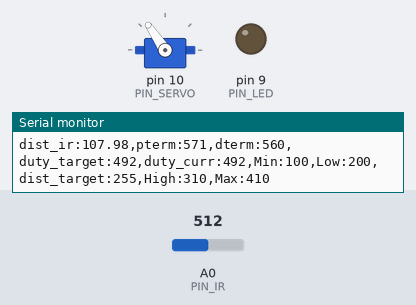
A sketch run on a simulated Arduino Uno, built with avr-gcc and run on an emulated ATmega328P. On the bench: servo, output pins drawn as LEDs (lit = HIGH), the last lines printed to the serial monitor. Inputs (shaded band) come from the test bench; at power-on: A0 (PIN_IR) = 512.

Above: at 1.2 s.
1.3 s: A0 (PIN_IR) set to 245
At 2.6 s:
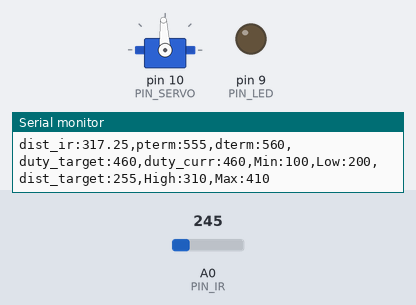
3.1 s: A0 (PIN_IR) set to 265
At 4.0 s:
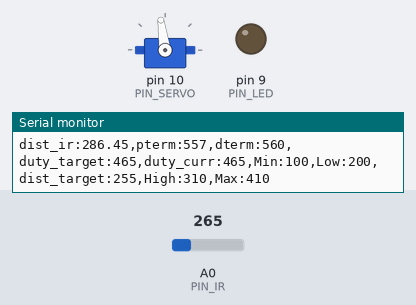
Timing chart, 0 to 6.1 s (numbered marks = the images above; inputs shaded):
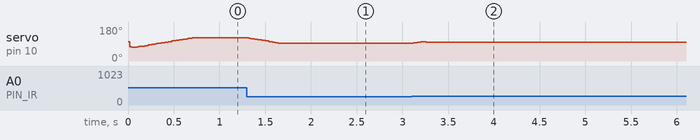

The sketch:

PDControl.ino
```cpp
#include <Servo.h>

/////////////////////////////
// Configurable parameters //
/////////////////////////////

// Arduino pin assignment
#define PIN_LED 9            // [20200000] LED핀 설정
#define PIN_SERVO 10         //[20191979] Servo 핀 설정
#define PIN_IR A0            // [20191979] 적외선 핀(아날로그핀)

// Framework setting
#define _DIST_TARGET 255    // [20213085] 정지하려는 위치 목표값
#define _DIST_MIN 100         //[20191979] 최소거리
#define _DIST_MAX 410         //[20191979] 최대거리

// Distance sensor
#define _DIST_ALPHA 0.4 //[20203118] DIST_ALPHA 값 설정

// Servo range
#define _DUTY_MIN 1300    // [20213083]서보 각도의 최솟값 설정
#define _DUTY_NEU 1600    // [20213090]서보 수평 각도 펄스 값
#define _DUTY_MAX 1900        // [20213081] 서보 각도의 최댓값

// Servo speed control
#define _SERVO_ANGLE 7 //[20203118] 최대 가동범위에 따른 목표 서보 회전각
#define _SERVO_SPEED 10 //[20203118] 서보 속도 설정

// Event periods
#define _INTERVAL_DIST 20   // [20213099] 거리 센서 주기 설정
#define _INTERVAL_SERVO 20  // [20213099] 서보 주기 설정
#define _INTERVAL_SERIAL 100  // [20213099] 시리얼 표시 주기 설정

// PID parameters
//underdamped (1.3, 5.0)
//overdamped (1.1, 60)
//critically damped (1.5, 80)
#define _KP 1.5     //[20191979] 비례제어 값
#define _KD 80.0

//////////////////////
// global variables //
//////////////////////

// Servo instance
Servo myservo;  // [20213090] 서보 인스턴스 선언

// Distance sensor
float dist_target; // location to send the ball
float dist_raw, dist_ema; //[20203118] 거리와 노이즈 필터 적용 후 거리를 저장하기 위한 변수

// Event periods
unsigned long last_sampling_time_dist, last_sampling_time_servo, last_sampling_time_serial; //[20203118] 마지막으로 측정한 거리, 마지막으로 측정한 서보 각도(각 이벤트별로 업데이트를 위해 측정하는 시간)
bool event_dist, event_servo, event_serial; //[20203118] 이벤트 별로 이번 루프에서 업데이트 여부

// Servo speed control
int duty_chg_per_interval; //[20213086]interval 당 최대 duty 변화량
int duty_target, duty_curr; //[20213086] 목표 duty와 현재 duty 값

// PID variables
float error_curr, error_prev, control, pterm, dterm, iterm, alpha;
//[20213086] error_curr: 현재 주기 오차값 / error_prev : 이전 주기 오차 값 / control : PID 제어량 / pterm, dterm, iterm : 비례,적분,미분 이득값


void setup() {
// initialize GPIO pins for LED and attach servo
  pinMode(PIN_LED, OUTPUT);

// move servo to neutral position
  myservo.attach(PIN_SERVO);
  duty_target = duty_curr = _DUTY_NEU;
  myservo.writeMicroseconds(duty_curr);

// initialize global variables
duty_curr=_DUTY_MIN; //[20203118] duty_curr 값 초기화
dist_target=_DIST_TARGET; //[20203118] dist_target 값 초기화

last_sampling_time_dist = last_sampling_time_servo = last_sampling_time_serial = 0;
event_dist = event_servo = event_serial = false;

// initialize serial port
Serial.begin(57600);

// convert angle speed into duty change per interval.
  duty_chg_per_interval = (_DUTY_MAX - _DUTY_MIN) * ((float)_SERVO_SPEED / _SERVO_ANGLE) * (_INTERVAL_SERVO / 1000.0);//[20203118] duty_chg_per_interval 값 설정
//[20213103] 오류 수정
  alpha = _DIST_ALPHA;
}


void loop() {
/////////////////////
// Event generator //
/////////////////////
// [20213090]
unsigned long time_curr = millis();
if(time_curr >= last_sampling_time_dist + _INTERVAL_DIST){
        last_sampling_time_dist += _INTERVAL_DIST;
        event_dist = true;
}
if(time_curr >= last_sampling_time_servo + _INTERVAL_SERVO){
        last_sampling_time_servo += _INTERVAL_SERVO;
        event_servo = true;
}
if(time_curr >= last_sampling_time_serial + _INTERVAL_SERIAL){
        last_sampling_time_serial += _INTERVAL_SERIAL;
        event_serial = true;
}


////////////////////
// Event handlers //
////////////////////

  if(event_dist) {
      event_dist = false;
  // get a distance reading from the distance sensor
      dist_raw = dist_ema = ir_distance_filtered();

  // PID control logic
    error_curr = dist_target - dist_raw;
    pterm = _KP * error_curr; //[20213083]
    control =_KP*pterm; //[20203118]

    dterm = _KD * (error_curr - error_prev);
    control = pterm + dterm;


  // duty_target = f(duty_neutral, control)
    duty_target = _DUTY_NEU + control;

  // keep duty_target value within the range of [_DUTY_MIN, _DUTY_MAX]
if(duty_target > _DUTY_MAX){duty_target = _DUTY_MAX;}
if(duty_target < _DUTY_MIN){duty_target = _DUTY_MIN;}
//[20213086]

  error_prev = error_curr;
  }

  if(event_servo) {
    event_servo=false; //[20203118]

    // adjust duty_curr toward duty_target by duty_chg_per_interval
if(duty_target > duty_curr) {
    duty_curr += duty_chg_per_interval;
    if(duty_curr > duty_target) duty_curr = duty_target;
  }
else {
    duty_curr -= duty_chg_per_interval;
    if(duty_curr < duty_target) duty_curr = duty_target;
  } //[20213086]

    // update servo position
myservo.writeMicroseconds(duty_curr); //[20213086]
  }

  if(event_serial) {
    event_serial = false; //[20203118]
    Serial.print("dist_ir:");
    Serial.print(dist_raw);
    Serial.print(",pterm:");
    Serial.print(map(pterm, -1000, 1000, 510, 610));
    Serial.print(",dterm:");
    Serial.print(map(dterm,-1000,1000,510,610));
    Serial.print(",duty_target:");
    Serial.print(map(duty_target,1000,2000,410,510));
    Serial.print(",duty_curr:");
    Serial.print(map(duty_curr,1000,2000,410,510));
    Serial.println(",Min:100,Low:200,dist_target:255,High:310,Max:410");
  }
}

float ir_distance(void){ // return value unit: mm
  float val;
  int a = 89;
  int b = 300;
  float volt = float(analogRead(PIN_IR));
  val = ((6762.0/(volt-9.0))-4.0) * 10.0;
  val = 100 + 300.0 / (_DIST_MAX - _DIST_MIN) *(val - _DIST_MIN);
  val = 100 + 300.0 / (b-a) * (val - a);
  return val;
}

float ir_distance_filtered(void){ // return value unit: mm
  dist_ema = alpha*ir_distance() + (1-alpha)*dist_ema;
  return dist_ema; // for now, just use ir_distance() without noise filter.
}
```

Measured:
- after the input at 1.3 s, servo on pin 10 (PIN_SERVO): moves from 124° to 93° over 0.36 s, starting at once
- after the input at 3.1 s, servo on pin 10 (PIN_SERVO): 93° → 98° at once
